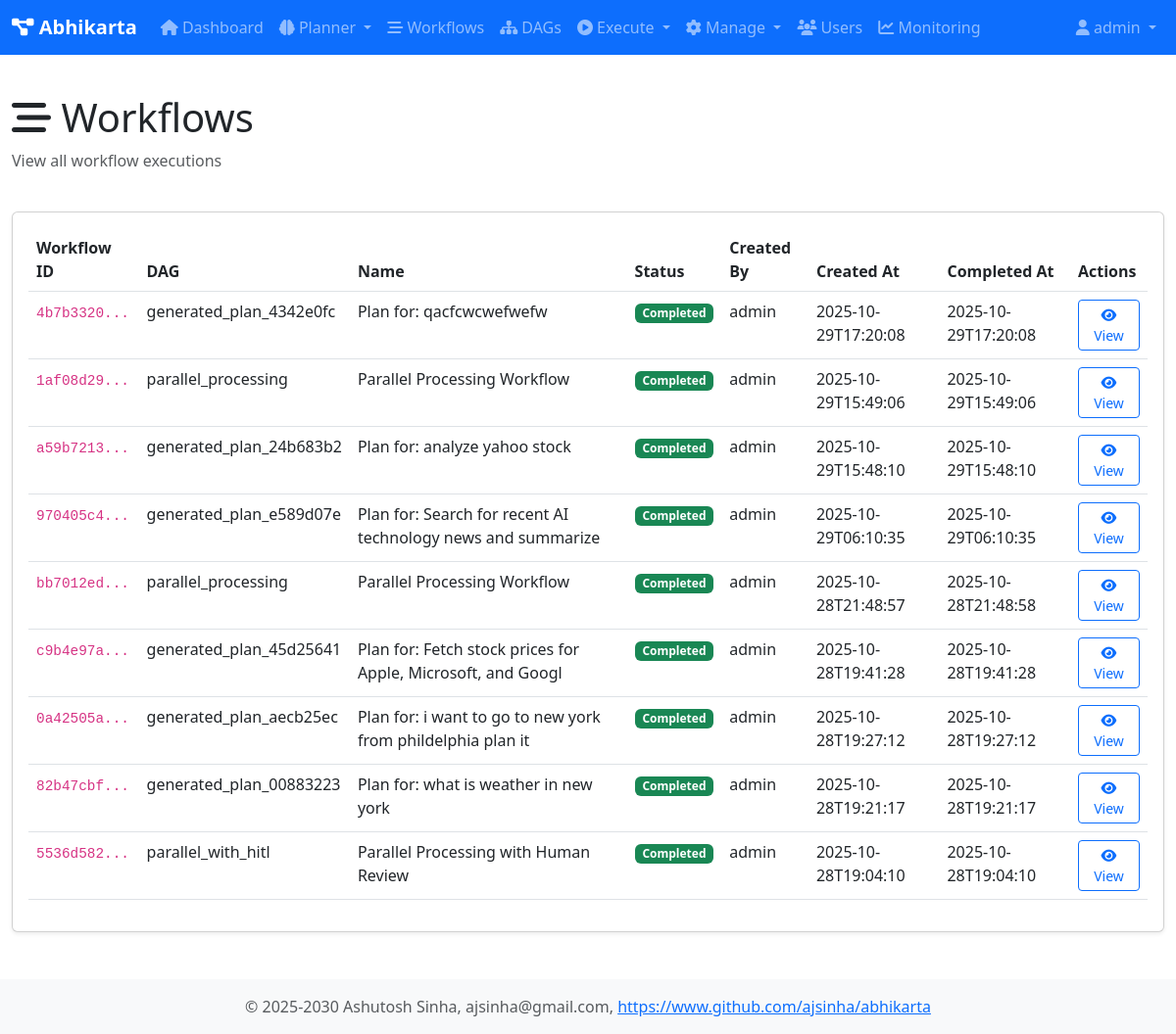
The page /workflows (signed in) on the database its author committed.
### tables this page shows
CREATE TABLE workflows (
                workflow_id TEXT PRIMARY KEY,
                dag_id TEXT NOT NULL,
                session_id TEXT,
                name TEXT,
                description TEXT,
                status TEXT DEFAULT 'pending',
                created_at TEXT DEFAULT CURRENT_TIMESTAMP,
                started_at TEXT,
                completed_at TEXT,
                created_by TEXT,
                graph_json TEXT,
                result TEXT,
                error TEXT
            );

### web/app1.py (the view)
@app.route('/workflows')
@login_required
def workflows():
    user = user_registry.get_user(session['user_id'])
    db = get_db()
    all_workflows = db.fetchall("SELECT * FROM workflows ORDER BY created_at DESC")
    return render_template('workflows.html', user=user, workflows=all_workflows)

### core/user_registry.py (called while the page is built)
    def is_admin(self) -> bool:
        return self.role == 'admin'

    def get_user(self, user_id: str) -> Optional[User]:
        return self._users.get(user_id)

### db/database.py (called while the page is built)
def get_db() -> Database:
    global _db_instance
    if _db_instance is None:
        _db_instance = Database(db_type='sqlite', db_path='data/abhikarta.db')
        _db_instance.initialize_schema()
    return _db_instance

    @contextmanager
    def get_connection(self):
        conn = None
        try:
            if self.db_type == 'sqlite':
                conn = sqlite3.connect(self.db_path)
                conn.row_factory = sqlite3.Row
            elif self.db_type == 'postgresql':
                import psycopg2
                import psycopg2.extras
                conn = psycopg2.connect(**self.pg_params)
                conn.cursor_factory = psycopg2.extras.RealDictCursor
            yield conn
            conn.commit()
        except Exception as e:
            if conn:
                conn.rollback()
            raise e
        finally:
            if conn:
                conn.close()

    def fetchall(self, query: str, params: Tuple = ()) -> List[Dict[str, Any]]:
        with self.get_connection() as conn:
            cursor = conn.cursor()
            cursor.execute(query, params)
            rows = cursor.fetchall()
            return [dict(row) for row in rows]

### web/app1.py (called while the page is built)
def login_required(f):
    @wraps(f)
    def decorated_function(*args, **kwargs):
        if 'user_id' not in session:
            return redirect(url_for('login'))
        return f(*args, **kwargs)
    return decorated_function

### web/templates/workflows.html (shortened to what this page needs)
{% extends "base.html" %}
{% block content %}
<div class="row mb-4">
    <div class="col">
        <h1><i class="fas fa-stream"></i> Workflows</h1>
        <p class="text-muted">View all workflow executions</p>
    </div>
</div>
<div class="card">
    <div class="card-body">
        {% if workflows %}
        <div class="table-responsive">
            <table class="table table-hover">
                <thead>
                    <tr>
                        <th>Workflow ID</th>
                        <th>DAG</th>
                        <th>Name</th>
                        <th>Status</th>
                        <th>Created By</th>
                        <th>Created At</th>
                        <th>Completed At</th>
                        <th>Actions</th>
                    </tr>
                </thead>
                <tbody>
                    {% for workflow in workflows %}
                    <tr>
                        <td><code>{{ workflow.workflow_id[:8] }}...</code></td>
                        <td>{{ workflow.dag_id }}</td>
                        <td>{{ workflow.name or 'N/A' }}</td>
                        <td>
                            {% if workflow.status == 'running' %}
                                <span class="badge bg-info">Running</span>
                            {% elif workflow.status == 'completed' %}
                                <span class="badge bg-success">Completed</span>
                            {% elif workflow.status == 'failed' %}
                                <span class="badge bg-danger">Failed</span>
                            {% else %}
                                <span class="badge bg-secondary">{{ workflow.status }}</span>
                            {% endif %}
                        </td>
                        <td>{{ workflow.created_by or 'N/A' }}</td>
                        <td>{{ workflow.created_at[:19] }}</td>
                        <td>{{ workflow.completed_at[:19] if workflow.completed_at else 'N/A' }}</td>
                        <td>
                            <a href="{{ url_for('workflow_detail', workflow_id=workflow.workflow_id) }}"
                               class="btn btn-sm btn-outline-primary">
                                <i class="fas fa-eye"></i> View
                            </a>
                        </td>
                    </tr>
                    {% endfor %}
                </tbody>
            </table>
        </div>
        {% else %}
        <p class="text-muted">No workflows yet.</p>
        {% endif %}
    </div>
</div>
{% endblock %}

### web/static/css/style.css (style rules this page uses)
body { min-height: 100vh; display: flex; flex-direction: column; }
.card { margin-bottom: 1.5rem; box-shadow: 0 0.125rem 0.25rem rgba(0,0,0,.075); }
code { font-size: 90%; }

### rows shown on the page
workflows: workflow_id "4b7b3320", dag_id "generated_plan_4342e0fc", name "Plan for: qacfcwcwefwefw", status "Completed", created_by "admin", created_at "2025-10-29T17:20:08", completed_at "2025-10-29T17:20:08"
workflows: workflow_id "1af08d29", dag_id "parallel_processing", name "Parallel Processing Workflow", status "Completed", created_by "admin", created_at "2025-10-29T15:49:06", completed_at "2025-10-29T15:49:06"
workflows: workflow_id "a59b7213", dag_id "generated_plan_24b683b2", name "Plan for: analyze yahoo stock", status "Completed", created_by "admin", created_at "2025-10-29T15:48:10", completed_at "2025-10-29T15:48:10"
workflows: workflow_id "970405c4", dag_id "generated_plan_e589d07e", name "Plan for: Search for recent AI technology news and summarize", status "Completed", created_by "admin", created_at "2025-10-29T06:10:35", completed_at "2025-10-29T06:10:35"
workflows: workflow_id "bb7012ed", dag_id "parallel_processing", name "Parallel Processing Workflow", status "Completed", created_by "admin", created_at "2025-10-28T21:48:57", completed_at "2025-10-28T21:48:58"
workflows: workflow_id "c9b4e97a", dag_id "generated_plan_45d25641", name "Plan for: Fetch stock prices for Apple, Microsoft, and Googl", status "Completed", created_by "admin", created_at "2025-10-28T19:41:28", completed_at "2025-10-28T19:41:28"
workflows: workflow_id "0a42505a", dag_id "generated_plan_aecb25ec", name "Plan for: i want to go to new york from phildelphia plan it", status "Completed", created_by "admin", created_at "2025-10-28T19:27:12", completed_at "2025-10-28T19:27:12"
workflows: workflow_id "82b47cbf", dag_id "generated_plan_00883223", name "Plan for: what is weather in new york", status "Completed", created_by "admin", created_at "2025-10-28T19:21:17", completed_at "2025-10-28T19:21:17"
workflows: workflow_id "5536d582", dag_id "parallel_with_hitl", name "Parallel Processing with Human Review", status "Completed", created_by "admin", created_at "2025-10-28T19:04:10", completed_at "2025-10-28T19:04:10"

### other values the page prints
{{ user.username }} "admin"
